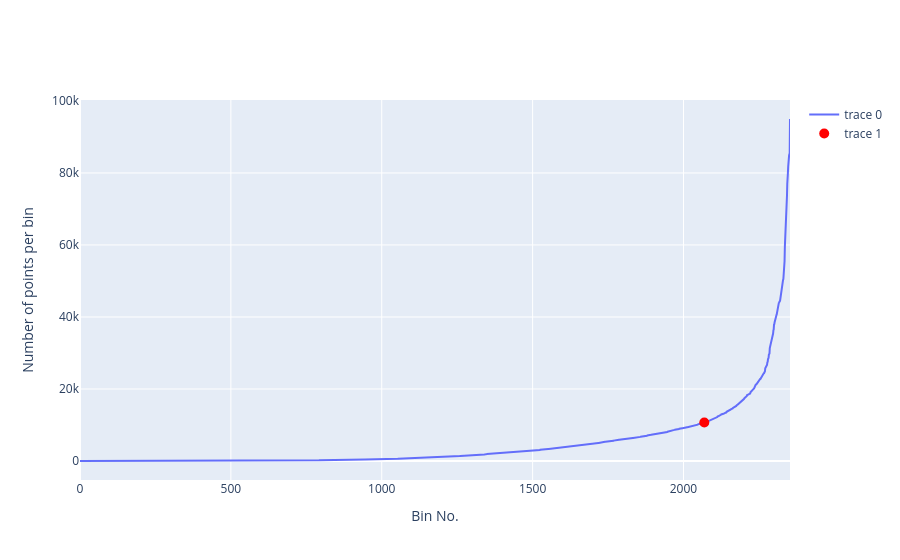

The notebook cell this image was saved under:
### Code cell
threshold = profileNo_vs_xy_bins(df_ST, n_x_bins=100, n_y_bins=100, show_threshold=True, threshold_quantile=0.95, projection='npstere')

### Figure 1 — Plotly figure (JSON) as saved in the notebook; plotly's stock layout.template omitted (floating-point values rounded to 4 significant figures; data arrays with more than 128 entries replaced by an {"elided": "..."} marker saying what was removed)
{"data": [{"type": "scatter", "x": {"elided": "2354 int values"}, "y": {"elided": "2354 int values"}}, {"marker": {"color": "red", "size": 10}, "mode": "markers", "type": "scatter", "x": [2069], "y": [10671]}], "layout": {"xaxis": {"title": {"text": "Bin No."}}, "yaxis": {"title": {"text": "Number of points per bin"}}}}
